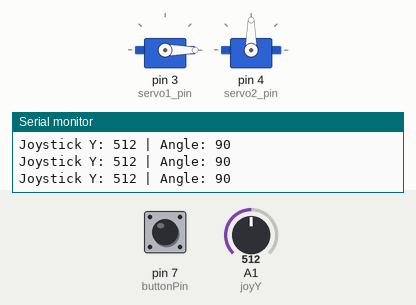
Recording of a sketch running on a simulated Arduino Uno, built with avr-gcc and run on an emulated ATmega328P. Shown: 2 × servo, the last lines printed to the serial monitor. Inputs (shaded band) come from the test bench; at power-on: A1 (joyY) = 512, pin 7 (buttonPin) HIGH.

Above: at 1.2 s.
1.3 s: A1 (joyY) set to 104
At 2.4 s:
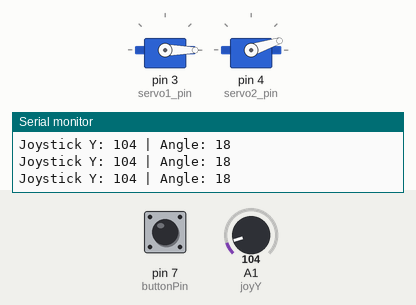
2.8 s: A1 (joyY) set to 94
5.8 s: pin 7 (buttonPin) pulled LOW for 0.15 s
At 5.89 s:
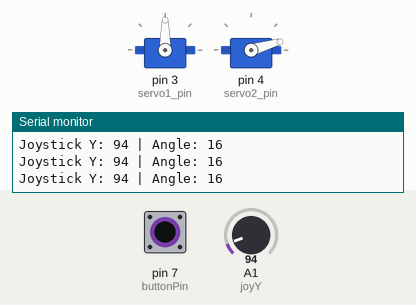
7.4 s: A1 (joyY) set to 122
At 8.5 s:
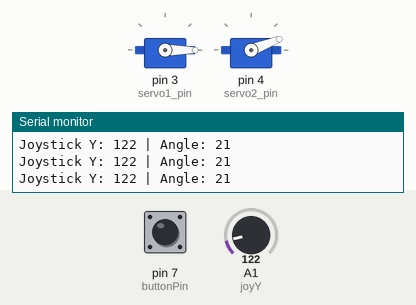
8.9 s: pin 7 (buttonPin) pulled LOW for 1 s
At 9.7 s:
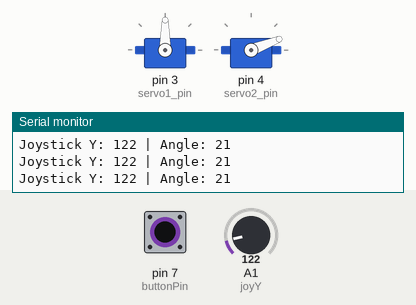
11.4 s: A1 (joyY) set to 557
At 12.0 s:
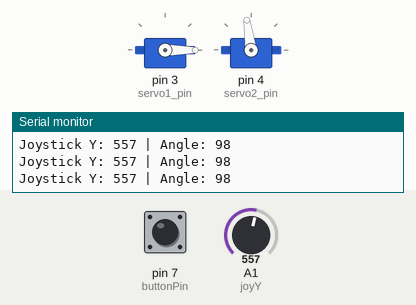
12.9 s: A1 (joyY) set to 585
At 13.5 s:
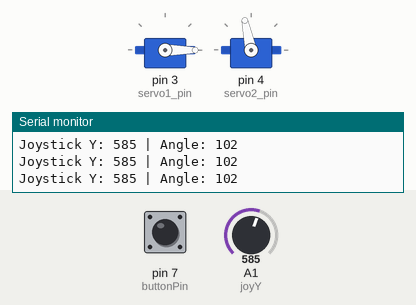
Timing chart, 0 to 15.4 s (numbered marks = the images above; inputs shaded):
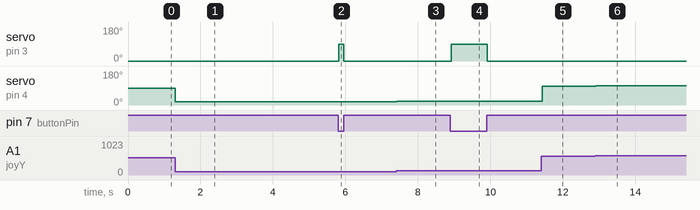

The sketch:

eye_v2.ino
```cpp
#include <Servo.h>

Servo servo1;
Servo servo2;

int servo1_pin = 3;
int servo2_pin = 4;

int joyY = A1;
int buttonPin = 7;

int joyValY;
int buttonState = 0;


void setup() {
  Serial.begin(9600);

  servo1.attach(servo1_pin);
  servo2.attach(servo2_pin);

  pinMode(buttonPin, INPUT_PULLUP);

  // Start centered
  servo1.write(0);   // eyelid open (adjust if needed)
  servo2.write(90);  // eye center
}

void loop() {

  // ---------- BLINK ----------
  buttonState = digitalRead(buttonPin);

  if (buttonState == LOW) {
    servo1.write(90); // blink
  } else {
    servo1.write(0);  // open
  }

  // ---------- EYE MOVEMENT ----------
  joyValY = analogRead(joyY);

  int angle;

  // DEAD ZONE (this fixes your problem)
  if (joyValY > 480 && joyValY < 540) {
    angle = 90; // force center
  } else {
    angle = map(joyValY, 0, 1023, 0, 180);
  }

  servo2.write(angle);

  Serial.print("Joystick Y: ");
  Serial.print(joyValY);
  Serial.print(" | Angle: ");
  Serial.println(angle);

  delay(15);
}
```

Measured:
- after the input at 1.3 s, servo on pin 4 (servo2_pin): 90° → 18° at once
- after the input at 2.8 s, servo on pin 4 (servo2_pin): 18° → 16° at once
- after the input at 5.8 s, servo on pin 3 (servo1_pin): 0° → 90° at once, → 0° 0.15 s later
- after the input at 7.4 s, servo on pin 4 (servo2_pin): 16° → 21° at once
- after the input at 8.9 s, servo on pin 3 (servo1_pin): 0° → 90° at once, → 0° 1.0 s later
- after the input at 11.4 s, servo on pin 4 (servo2_pin): 21° → 98° at once
- after the input at 12.9 s, servo on pin 4 (servo2_pin): 98° → 102° at once
